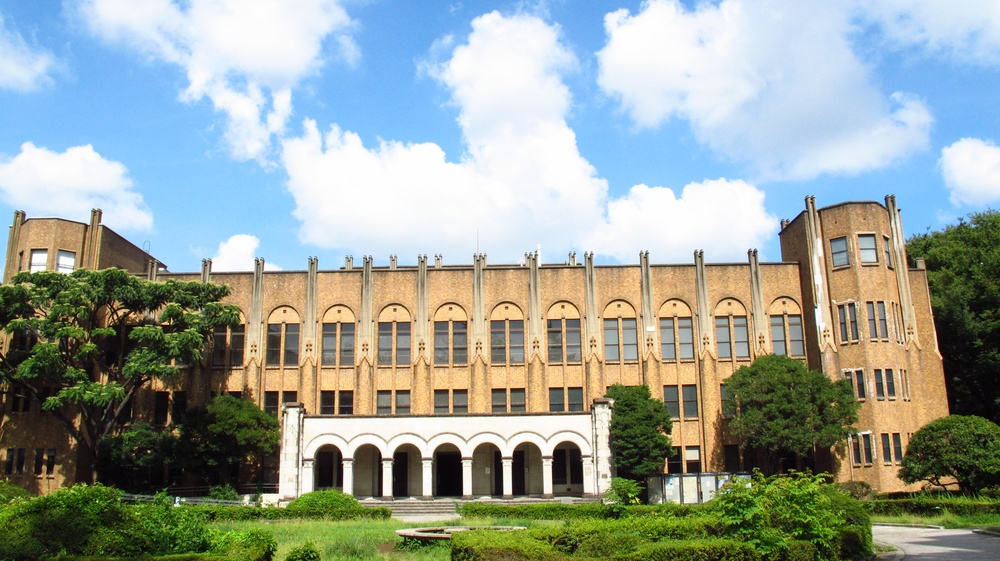
#> input picture test.JPG, 1000 x 561 px, shrunk from 3648 x 2048 before the run, found by its file name
$ python p87_sift.py
#> lines starting #> are read from the running program, lines starting #| are printed output that depends on the picture
import cv2
import numpy as np
import matplotlib.pyplot as plt
import os
imgpath=os.path.join(os.path.dirname(__file__),'test.jpg')
img=cv2.imread(imgpath)
#> img is the input picture: shape (561, 1000, 3); mean B, G, R 153.7, 161.6, 151.7
img=cv2.cvtColor(img,cv2.COLOR_BGR2RGB)
gray=cv2.cvtColor(img.copy(),cv2.COLOR_BGR2GRAY)
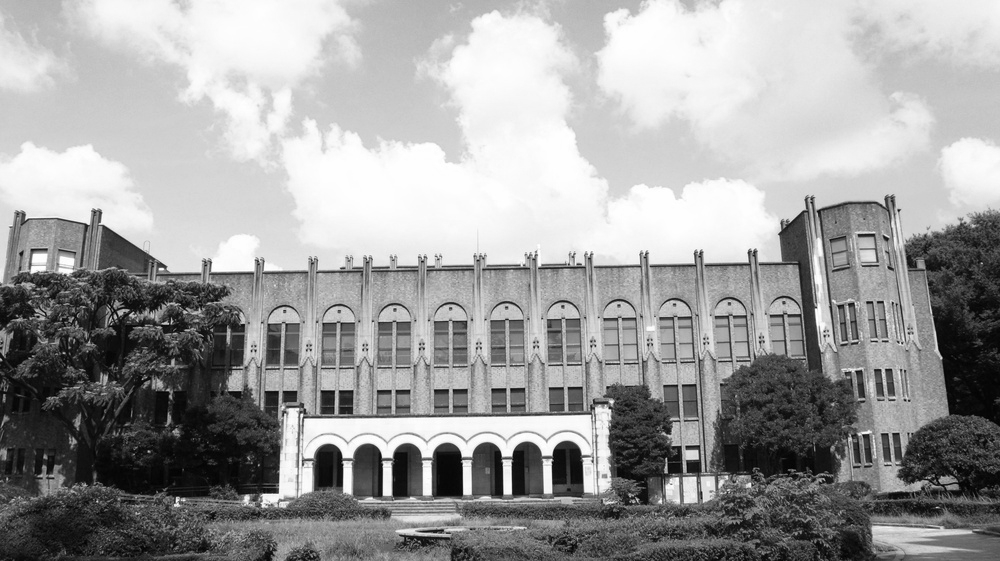
#> gray: shape (561, 1000); min 0, max 255, mean 158.1

# [7 lines of commented-out code are left out]
plt.imshow(gray)
plt.show()
